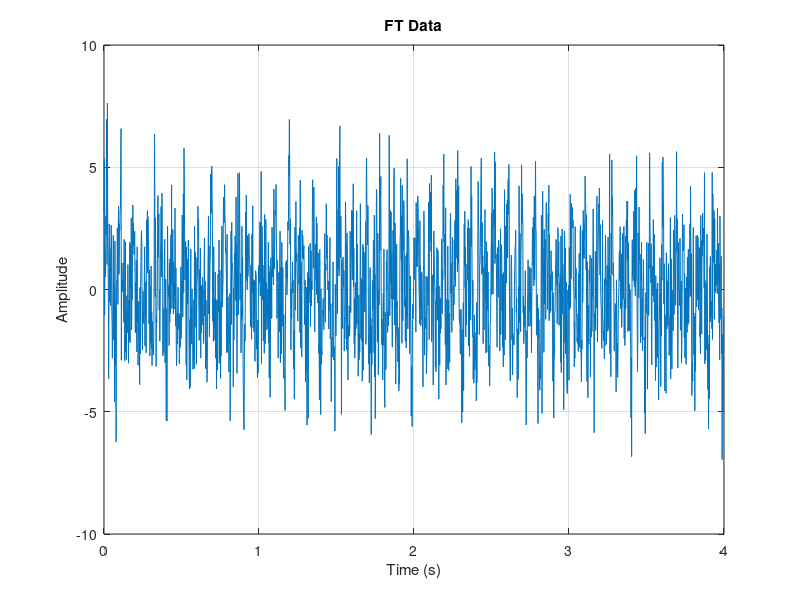

Write the MATLAB code that produced this figure. (Note: this script raises an error after producing the figure.)
% Setup of Workspace
format compact;
clear;
clc;
close all;




%------FT------
% Load Data
load('dataset.mat');

% Plot current data
figure
plot(t, dataset)
xlabel('Time (s)')
ylabel('Amplitude')
title('FT Data')
grid on

%Run function
fourier_transform(dataset, Fs);



%------Cross Correlation------
% Load Data
load('echodataset.mat');

%Plot Current Data
figure
tiledlayout(2,1)

% Input Plot
nexttile
plot(time_input, input)
title('Input')
xlabel('Time (s)')
ylabel('Amplitude')
grid on
% Echo Plot
nexttile
plot(time_echo, echo)
title('Echo')
xlabel('Time (s)')
ylabel('Amplitude')
grid on

% Run function
cross_correlate(input, echo, Fs)




